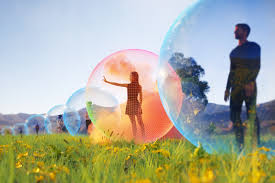
%> input picture tugas-1/task3/test_images/color_image.jpg, 275 x 183 px
$ octave --eval "result = compare_with_builtin(imread('test_images/color_image.jpg'));"   (GNU Octave 9; MATLAB toolbox functions it lacks are replaced by stand-ins)
%> lines starting %> are read from the running program, lines starting %| are printed output that depends on the picture; long printed decimals are rounded
### tugas-1/task3/histogram_equalization.m
function output_img = histogram_equalization(img)
    % Histogram equalization without using built-in functions
    % Input: img - input image (grayscale or color)
    % Output: output_img - equalized image

    addpath('../task1');

    if isempty(img)
        error('Input image cannot be empty');
    end

    if size(img, 3) == 3
        output_img = zeros(size(img), 'uint8');

        fprintf('Histogram Equalization Applied (Color Image):\n');
        channel_names = {'Red', 'Green', 'Blue'};

        for ch = 1:3
            [output_img(:,:,ch), stats] = equalize_single_channel(img(:,:,ch));
            fprintf('  %s Channel: Entropy %.3f -> %.3f\n', ...
                channel_names{ch}, stats.input_entropy, stats.output_entropy);
        end
    else
        fprintf('Histogram Equalization Applied (Grayscale):\n');
        [output_img, stats] = equalize_single_channel(img);
        fprintf('  Entropy: %.3f -> %.3f\n', stats.input_entropy, stats.output_entropy);
        fprintf('  Dynamic Range: [%d,%d] -> [%d,%d]\n', ...
            stats.input_min, stats.input_max, stats.output_min, stats.output_max);
    end

    fprintf('  Algorithm: Custom histogram equalization (no built-in functions)\n');
end

function [output_channel, stats] = equalize_single_channel(img_channel)
    img_channel = uint8(img_channel);
    [rows, cols] = size(img_channel);
    total_pixels = double(rows*cols);

    hist_values = calculate_histogram(img_channel);
    pdf = hist_values / total_pixels;

    cdf = cumsum(pdf);

    nz = find(hist_values>0, 1, 'first');
    cdf_min = 0;
    if ~isempty(nz)
        cdf_min = cdf(nz);
    end

    T = (cdf - cdf_min) ./ max(1e-12, (1 - cdf_min));
    T = uint8(round(255 * max(0, min(1, T))));

    output_channel = T(double(img_channel)+1);

    input_min  = double(min(img_channel(:)));
    input_max  = double(max(img_channel(:)));
    output_min = double(min(output_channel(:)));
    output_max = double(max(output_channel(:)));

    input_entropy  = calculate_entropy(hist_values);
    output_hist    = calculate_histogram(output_channel);
    output_entropy = calculate_entropy(output_hist);

    stats = struct('input_min',input_min,'input_max',input_max, ...
                   'output_min',output_min,'output_max',output_max, ...
                   'input_entropy',input_entropy,'output_entropy',output_entropy, ...
                   'cdf',cdf,'transform_func',T);
end

function entropy = calculate_entropy(hist_values)
    total_pixels = sum(hist_values);
    if total_pixels == 0
        entropy = 0;
        return;
    end

    probabilities = hist_values(hist_values > 0) / total_pixels;
    entropy = -sum(probabilities .* log2(probabilities));
end

### tugas-1/task1/calculate_histogram.m
function hist_values = calculate_histogram(img)
    if size(img, 3) == 3
        img = rgb2gray(img);
    end

    hist_values = zeros(1, 256);

    for i = 1:size(img, 1)
        for j = 1:size(img, 2)
            intensity = double(img(i, j)) + 1;
            hist_values(intensity) = hist_values(intensity) + 1;
        end
    end
end

### tugas-1/task3/calculate_entropy.m
function entropy = calculate_entropy(hist_values)
    % Calculate entropy of histogram
    % H = -sum(p * log2(p)) where p is probability

    total_pixels = sum(hist_values);
    if total_pixels == 0
        entropy = 0;
        return;
    end

    probabilities = hist_values(hist_values > 0) / total_pixels;
    entropy = -sum(probabilities .* log2(probabilities));
end

% [7 lines left out: function iff, not called in this run]

### tugas-1/task3/compare_with_builtin.m
function comparison = compare_with_builtin(img, show_plots)
    % Input: img - input image (grayscale or color)
    %        show_plots - boolean to display comparison plots (default: true)
    % Output: comparison - struct with comparison metrics

    addpath('../task1');

    if nargin < 2
        show_plots = true;
    end

    if size(img, 3) == 3
        img_test = rgb2gray(img);
        fprintf('Converting color image to grayscale for comparison...\n');
    else
        img_test = img;
    end

    tic;
    custom_result = histogram_equalization(img_test);
    custom_time = toc;

    tic;
    builtin_result = histeq(img_test);
    builtin_time = toc;

    comparison = calculate_comparison_metrics(img_test, custom_result, builtin_result);
    comparison.custom_time = custom_time;
    comparison.builtin_time = builtin_time;

    display_comparison_results(comparison);

    if show_plots
        create_comparison_plots(img_test, custom_result, builtin_result, comparison);
    end
end

function metrics = calculate_comparison_metrics(original, custom, builtin)
    metrics = struct();
    metrics.original_stats = get_image_stats(original);
    metrics.custom_stats = get_image_stats(custom);
    metrics.builtin_stats = get_image_stats(builtin);

    hist_orig = calculate_histogram(original);
    hist_custom = calculate_histogram(custom);
    hist_builtin = imhist(builtin)';

    metrics.original_entropy = calculate_entropy(hist_orig);
    metrics.custom_entropy = calculate_entropy(hist_custom);
    metrics.builtin_entropy = calculate_entropy(hist_builtin);

    metrics.mse = mean((double(custom(:)) - double(builtin(:))).^2);
    metrics.psnr = 10 * log10(255^2 / metrics.mse);
    metrics.ssim = calculate_ssim(custom, builtin);
    metrics.histogram_correlation = corr(hist_custom', hist_builtin');

    diff_image = abs(double(custom) - double(builtin));
    metrics.max_difference = max(diff_image(:));
    metrics.mean_difference = mean(diff_image(:));
    metrics.std_difference = std(diff_image(:));

    identical_pixels = sum(custom(:) == builtin(:));
    total_pixels = numel(custom);
    metrics.identical_pixel_percentage = (identical_pixels / total_pixels) * 100;
end

function stats = get_image_stats(img)
    stats.min = double(min(img(:)));
    stats.max = double(max(img(:)));
    stats.mean = mean(double(img(:)));
    stats.std = std(double(img(:)));
    stats.range = stats.max - stats.min;
end

function ssim_value = calculate_ssim(img1, img2)
    img1 = double(img1);
    img2 = double(img2);

    K1 = 0.01;
    K2 = 0.03;
    L = 255;

    C1 = (K1 * L)^2;
    C2 = (K2 * L)^2;

    mu1 = mean(img1(:));
    mu2 = mean(img2(:));

    sigma1_sq = var(img1(:));
    sigma2_sq = var(img2(:));
    sigma12 = cov(img1(:), img2(:));
    sigma12 = sigma12(1, 2);

    numerator = (2 * mu1 * mu2 + C1) * (2 * sigma12 + C2);
    denominator = (mu1^2 + mu2^2 + C1) * (sigma1_sq + sigma2_sq + C2);
    ssim_value = numerator / denominator;
end

function display_comparison_results(comparison)
    fprintf('\n=== CUSTOM vs BUILT-IN HISTOGRAM EQUALIZATION COMPARISON ===\n');
    fprintf('\nPERFORMANCE:\n');
    fprintf('  Custom Implementation: %.4f seconds\n', comparison.custom_time);
    fprintf('  Built-in histeq(): %.4f seconds\n', comparison.builtin_time);
    fprintf('  Speed Ratio: %.2fx %s\n', abs(comparison.custom_time / comparison.builtin_time), ...
        iff(comparison.custom_time > comparison.builtin_time, 'slower', 'faster'));

    fprintf('\nENTROPY COMPARISON:\n');
    fprintf('  Original: %.3f bits\n', comparison.original_entropy);
    fprintf('  Custom: %.3f bits\n', comparison.custom_entropy);
    fprintf('  Built-in: %.3f bits\n', comparison.builtin_entropy);
    fprintf('  Entropy Difference: %.6f bits\n', abs(comparison.custom_entropy - comparison.builtin_entropy));

    fprintf('\nSIMILARITY METRICS:\n');
    fprintf('  MSE: %.3f\n', comparison.mse);
    fprintf('  PSNR: %.2f dB\n', comparison.psnr);
    fprintf('  SSIM: %.6f\n', comparison.ssim);
    fprintf('  Histogram Correlation: %.6f\n', comparison.histogram_correlation);

    fprintf('\nPIXEL-WISE ANALYSIS:\n');
    fprintf('  Identical Pixels: %.2f%%\n', comparison.identical_pixel_percentage);
    fprintf('  Max Difference: %d intensity levels\n', comparison.max_difference);
    fprintf('  Mean Difference: %.3f intensity levels\n', comparison.mean_difference);
    fprintf('  Std Difference: %.3f intensity levels\n', comparison.std_difference);

    fprintf('\nOVERALL ASSESSMENT:\n');
    fprintf('  %s\n', get_comparison_assessment(comparison));
end

function assessment = get_comparison_assessment(comparison)
    ssim_threshold = 0.95;
    correlation_threshold = 0.95;
    identical_threshold = 95.0;

    if comparison.ssim > ssim_threshold && ...
       comparison.histogram_correlation > correlation_threshold && ...
       comparison.identical_pixel_percentage > identical_threshold
        assessment = 'EXCELLENT - Custom implementation matches built-in very closely';
    elseif comparison.ssim > 0.90 && comparison.histogram_correlation > 0.90
        assessment = 'GOOD - Custom implementation is highly similar to built-in';
    elseif comparison.ssim > 0.80 && comparison.histogram_correlation > 0.80
        assessment = 'ACCEPTABLE - Custom implementation shows good similarity';
    else
        assessment = 'NEEDS REVIEW - Significant differences detected';
    end
end

function create_comparison_plots(original, custom, builtin, comparison)
    figure('Name', 'Custom vs Built-in Comparison', 'Position', [50 50 1500 1000]);

    subplot(3,4,1);
    imshow(original);
    title('Original Image', 'FontWeight', 'bold');

    subplot(3,4,2);
    imshow(custom);
    title('Custom Equalization', 'FontWeight', 'bold');

    subplot(3,4,3);
    imshow(builtin);
    title('Built-in histeq()', 'FontWeight', 'bold');

    subplot(3,4,4);
    diff_img = abs(double(custom) - double(builtin));
    imshow(diff_img, []);
    colorbar;
    title(sprintf('Absolute Difference\nMax: %d', comparison.max_difference), 'FontWeight', 'bold');

    hist_orig = calculate_histogram(original);
    hist_custom = calculate_histogram(custom);
    hist_builtin = imhist(builtin)';

    subplot(3,4,5);
    bar(0:255, hist_orig, 'FaceColor', [0.5 0.5 0.5], 'EdgeColor', 'none');
    title('Original Histogram');
    xlim([0 255]);
    ylabel('Frequency');

    subplot(3,4,6);
    bar(0:255, hist_custom, 'FaceColor', [0.2 0.6 0.2], 'EdgeColor', 'none');
    title('Custom Histogram');
    xlim([0 255]);

    subplot(3,4,7);
    bar(0:255, hist_builtin, 'FaceColor', [0.6 0.2 0.2], 'EdgeColor', 'none');
    title('Built-in Histogram');
    xlim([0 255]);

    subplot(3,4,8);
    plot(0:255, hist_custom, 'g-', 'LineWidth', 1.5, 'DisplayName', 'Custom');
    hold on;
    plot(0:255, hist_builtin, 'r--', 'LineWidth', 1.5, 'DisplayName', 'Built-in');
    hold off;
    title('Histogram Overlay');
    legend();
    xlim([0 255]);

    cdf_custom = cumsum(hist_custom) / sum(hist_custom);
    cdf_builtin = cumsum(hist_builtin) / sum(hist_builtin);

    subplot(3,4,9);
    plot(0:255, cdf_custom, 'g-', 'LineWidth', 2, 'DisplayName', 'Custom CDF');
    hold on;
    plot(0:255, cdf_builtin, 'r--', 'LineWidth', 2, 'DisplayName', 'Built-in CDF');
    plot([0 255], [0 1], 'k:', 'DisplayName', 'Ideal');
    hold off;
    title('CDF Comparison');
    xlabel('Intensity');
    ylabel('Cumulative Probability');
    legend();
    xlim([0 255]);
    ylim([0 1]);

    subplot(3,4,10);
    metrics_names = {'SSIM', 'Correlation', 'Identical%'};
    metrics_values = [comparison.ssim, comparison.histogram_correlation, comparison.identical_pixel_percentage/100];
    bar(metrics_values, 'FaceColor', [0.3 0.6 0.9]);
    set(gca, 'XTickLabel', metrics_names);
    title('Similarity Metrics');
    ylabel('Score');
    ylim([0 1.1]);

    hold on;
    plot([0.5 3.5], [0.95 0.95], 'r--', 'LineWidth', 1);
    text(2, 0.97, 'Excellent Threshold', 'HorizontalAlignment', 'center');
    hold off;

    subplot(3,4,11);
    diff_values = abs(double(custom(:)) - double(builtin(:)));
    histogram(diff_values, 'FaceColor', [0.8 0.4 0.8], 'EdgeColor', 'none');
    title('Pixel Difference Distribution');
    xlabel('Absolute Difference');
    ylabel('Frequency');

    subplot(3,4,12);
    axis off;
    summary_text = sprintf(['COMPARISON SUMMARY:\n\n' ...
        'SSIM: %.4f\n' ...
        'Correlation: %.4f\n' ...
        'Identical Pixels: %.1f%%\n' ...
        'Max Difference: %d\n' ...
        'Mean Difference: %.3f\n\n' ...
        'Assessment:\n%s'], ...
        comparison.ssim, comparison.histogram_correlation, ...
        comparison.identical_pixel_percentage, comparison.max_difference, ...
        comparison.mean_difference, get_comparison_assessment(comparison));

    text(0.05, 0.95, summary_text, 'Units', 'normalized', ...
         'FontSize', 10, 'VerticalAlignment', 'top', ...
         'FontFamily', 'FixedWidth');
end

function result = iff(condition, true_value, false_value)
    if condition
        result = true_value;
    else
        result = false_value;
    end
end
%> in compare_with_builtin, `img_test = rgb2gray(img);`:
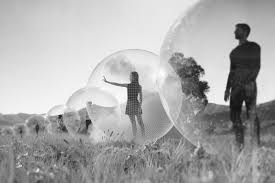
%> img_test: size 183x275 uint8; min 15, max 254, mean 171.2
%> after the loop in calculate_histogram, `for i = 1:size(img, 1)`: hist_values = 256 values, max 921 at index 231, min 0 at index 1, mean 196.6
%> in equalize_single_channel, `pdf = hist_values / total_pixels;`: pdf = 256 values, max 0.0183 at index 231, min 0 at index 1, mean 0.00391
%> in equalize_single_channel, `cdf = cumsum(pdf);`: cdf = 256 values from 0 to 1
%> in equalize_single_channel, `nz = find(hist_values>0, 1, 'first');`: nz = 16
%> in equalize_single_channel, `cdf_min = cdf(nz);`: cdf_min = 3.97e-05
%> in equalize_single_channel, `T = (cdf - cdf_min) ./ max(1e-12, (1 - cdf_min));`: T = 256 values from -3.97e-05 to 1
%> in equalize_single_channel, `T = uint8(round(255 * max(0, min(1, T))));`: T = 256 values from 0 to 255
%> in equalize_single_channel, `output_channel = T(double(img_channel)+1);`:
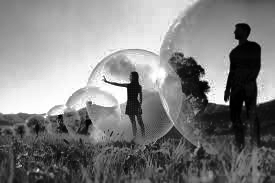
%> output_channel: size 183x275 uint8; min 0, max 255, mean 128.4
%> in equalize_single_channel, `input_min  = double(min(img_channel(:)));`: input_min = 15
%> in equalize_single_channel, `input_max  = double(max(img_channel(:)));`: input_max = 254
%> in equalize_single_channel, `output_min = double(min(output_channel(:)));`: output_min = 0
%> in equalize_single_channel, `output_max = double(max(output_channel(:)));`: output_max = 255
%> in calculate_entropy, `total_pixels = sum(hist_values);`: total_pixels = 50325
%> in calculate_entropy, `probabilities = hist_values(hist_values > 0) / total_pixels;`: probabilities = 240 values, max 0.0183 at index 216, min 1.99e-05 at index 3, mean 0.00417
%> in calculate_entropy, `entropy = -sum(probabilities .* log2(probabilities));`: entropy = 7.46
%> in equalize_single_channel, `output_hist    = calculate_histogram(output_channel);`: output_hist = 256 values, max 921 at index 222, min 0 at index 41, mean 196.6
%> in equalize_single_channel, `output_entropy = calculate_entropy(output_hist);`: output_entropy = 7.26
%> in equalize_single_channel, `stats = struct('input_min',input_min,'input_max',input_max, 'output_mi..`: stats = {input_min 15, input_max 254, output_min 0, output_max 255, input_entropy 7.46, output_entropy 7.26}
%|   Entropy: 7.463 -> 7.259
%|   Dynamic Range: [15,254] -> [0,255]
%> in get_image_stats, `stats.min = double(min(img(:)));`: stats.min = 15
%> in get_image_stats, `stats.max = double(max(img(:)));`: stats.max = 254
%> in get_image_stats, `stats.mean = mean(double(img(:)));`: stats.mean = 171.2
%> in get_image_stats, `stats.std = std(double(img(:)));`: stats.std = 55.09
%> in get_image_stats, `stats.range = stats.max - stats.min;`: stats.range = 239
%> in calculate_comparison_metrics, `metrics.original_stats = get_image_stats(original);`: metrics.original_stats = {min 15, max 254, mean 171.2, std 55.09, range 239}
%> in calculate_comparison_metrics, `metrics.custom_stats = get_image_stats(custom);`: metrics.custom_stats = {min 0, max 255, mean 128.4, std 73.93, range 255}
%> in calculate_comparison_metrics, `metrics.builtin_stats = get_image_stats(builtin);`: metrics.builtin_stats = {min 0, max 255, mean 126.3, std 75.1, range 255}
%> in calculate_comparison_metrics, `hist_orig = calculate_histogram(original);`: hist_orig has the same summary as hist_values in calculate_histogram
%> in calculate_comparison_metrics, `hist_custom = calculate_histogram(custom);`: hist_custom has the same summary as output_hist in equalize_single_channel
%> in calculate_comparison_metrics, `hist_builtin = imhist(builtin)';`: hist_builtin = 256 values, max 1500 at index 224, min 0 at index 2, mean 196.6
%> in calculate_entropy, `entropy = -sum(probabilities .* log2(probabilities));`: entropy = 7.46
%> in calculate_comparison_metrics, `metrics.custom_entropy = calculate_entropy(hist_custom);`: metrics.custom_entropy = 7.26
%> in calculate_comparison_metrics, `metrics.builtin_entropy = calculate_entropy(hist_builtin);`: metrics.builtin_entropy = 5.94
%> in calculate_comparison_metrics, `metrics.mse = mean((double(custom(:)) - double(builtin(:))).^2);`: metrics.mse = 7.04
%> in calculate_comparison_metrics, `metrics.psnr = 10 * log10(255^2 / metrics.mse);`: metrics.psnr = 39.66
%> in calculate_ssim, `mu1 = mean(img1(:));`: mu1 = 128.4
%> in calculate_ssim, `mu2 = mean(img2(:));`: mu2 = 126.3
%> in calculate_ssim, `sigma1_sq = var(img1(:));`: sigma1_sq = 5466
%> in calculate_ssim, `sigma2_sq = var(img2(:));`: sigma2_sq = 5640.3
%> in calculate_ssim, `sigma12 = cov(img1(:), img2(:));`: sigma12 = [5466 5551.7; 5551.7 5640.3]
%> in calculate_ssim, `sigma12 = sigma12(1, 2);`: sigma12 = 5551.7
%> in calculate_ssim, `numerator = (2 * mu1 * mu2 + C1) * (2 * sigma12 + C2);`: numerator = 362025416
%> in calculate_ssim, `denominator = (mu1^2 + mu2^2 + C1) * (sigma1_sq + sigma2_sq + C2);`: denominator = 362164892.8
%> in calculate_ssim, `ssim_value = numerator / denominator;`: ssim_value = 1
%> in calculate_comparison_metrics, `metrics.histogram_correlation = corr(hist_custom', hist_builtin');`: metrics.histogram_correlation = -0.152
%> in calculate_comparison_metrics, `diff_image = abs(double(custom) - double(builtin));`:
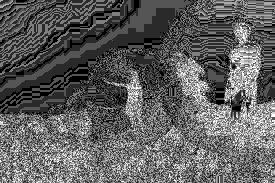
%> diff_image: size 183x275 double; min 0, max 6, mean 2.25; drawn with min black and max white
%> in calculate_comparison_metrics, `metrics.max_difference = max(diff_image(:));`: metrics.max_difference = 6
%> in calculate_comparison_metrics, `metrics.mean_difference = mean(diff_image(:));`: metrics.mean_difference = 2.25
%> in calculate_comparison_metrics, `metrics.std_difference = std(diff_image(:));`: metrics.std_difference = 1.4
%> in calculate_comparison_metrics, `identical_pixels = sum(custom(:) == builtin(:));`: identical_pixels = 3783
%> in calculate_comparison_metrics, `metrics.identical_pixel_percentage = (identical_pixels / total_pixels)..`: metrics.identical_pixel_percentage = 7.52
%> in compare_with_builtin, `comparison = calculate_comparison_metrics(img_test, custom_result, bui..`: comparison = {original_entropy 7.46, custom_entropy 7.26, builtin_entropy 5.94, mse 7.04, psnr 39.66, ssim 1}
%|   Custom Implementation: 0.6986 seconds
%|   Built-in histeq(): 0.0055 seconds
%|   Speed Ratio: 126.17x slower
%|   Original: 7.463 bits
%|   Custom: 7.259 bits
%|   Built-in: 5.940 bits
%|   Entropy Difference: 1.318 bits
%|   MSE: 7.038
%|   PSNR: 39.66 dB
%|   SSIM: 0.9996
%|   Histogram Correlation: -0.1517
%|   Identical Pixels: 7.52%
%|   Max Difference: 6 intensity levels
%|   Mean Difference: 2.254 intensity levels
%|   Std Difference: 1.399 intensity levels
%|   NEEDS REVIEW - Significant differences detected
%> in create_comparison_plots, `cdf_custom = cumsum(hist_custom) / sum(hist_custom);`: cdf_custom = 256 values from 0.00157 to 1
%> in create_comparison_plots, `cdf_builtin = cumsum(hist_builtin) / sum(hist_builtin);`: cdf_builtin = 256 values from 0.0223 to 1
%> in create_comparison_plots, `metrics_values = [comparison.ssim, comparison.histogram_correlation, c..`: metrics_values = [1 -0.152 0.0752]
%> `result = compare_with_builtin(imread('test_images/color_image.jpg'));`:
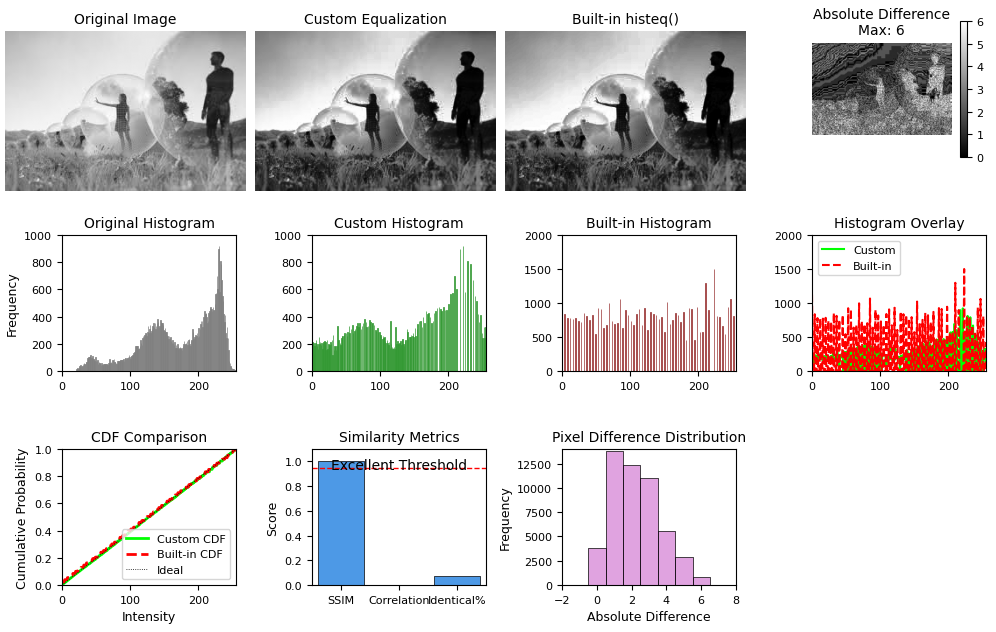
%> figure redrawn from the program's plot data, 11 panels
%> `result = compare_with_builtin(imread('test_images/color_image.jpg'));`: result has the same summary as comparison in compare_with_builtin
